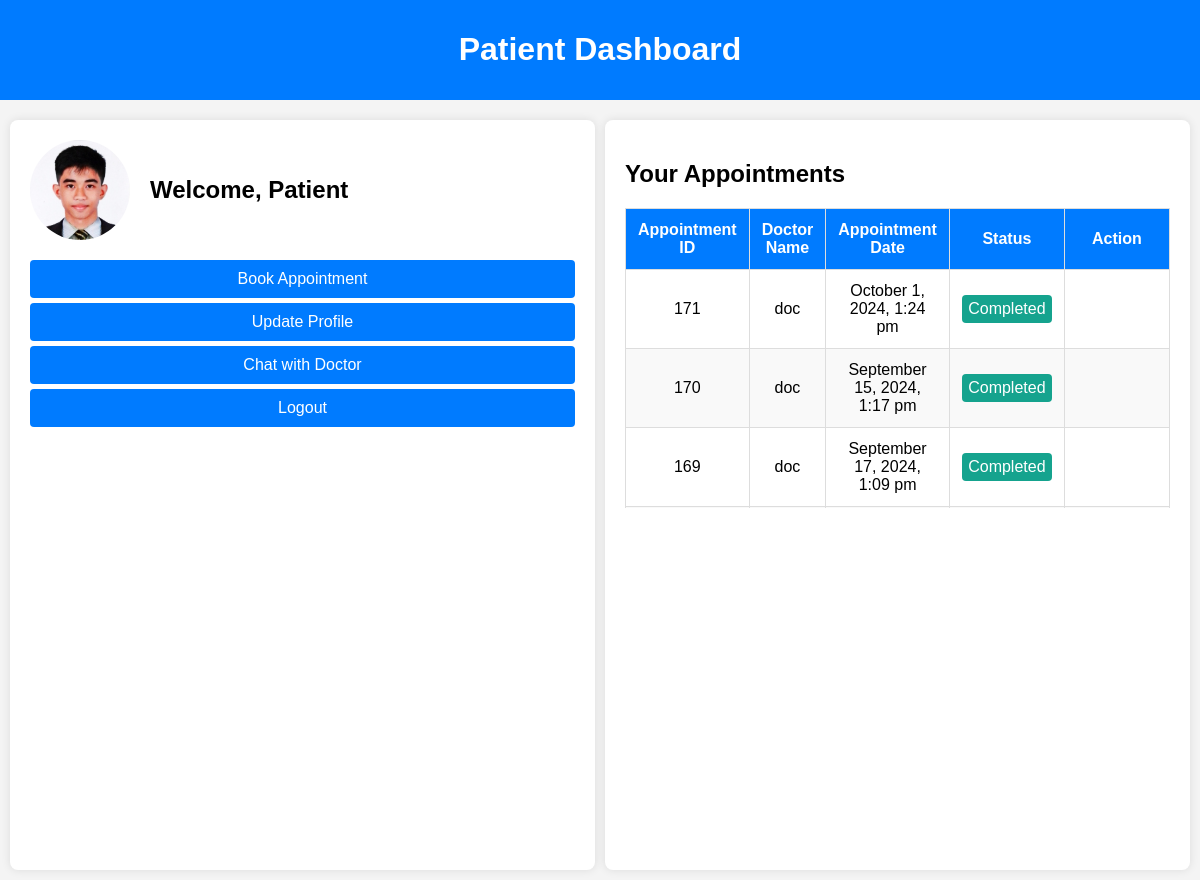
Screenshot of /user/patient_dashboard.php (signed in) with the database file from the repository.
### tables this page shows
CREATE TABLE `users` (
  `id` int(11) NOT NULL,
  `name` varchar(255) NOT NULL,
  `email` varchar(255) NOT NULL,
  `email_verified` tinyint(1) DEFAULT 0,
  `password` varchar(255) NOT NULL,
  `user_type` enum('admin','doctor','patient') NOT NULL,
  `created_at` timestamp NOT NULL DEFAULT current_timestamp(),
  `updated_at` timestamp NOT NULL DEFAULT current_timestamp() ON UPDATE current_timestamp(),
  `image` varchar(255) DEFAULT 'default_images/default.jpg'
);

CREATE TABLE `appointments` (
  `id` int(11) NOT NULL,
  `patient_id` int(11) NOT NULL,
  `doctor_id` int(11) NOT NULL,
  `appointment_date` datetime NOT NULL,
  `status` enum('Pending','Completed','Cancelled','Approved') DEFAULT 'Pending',
  `created_at` timestamp NOT NULL DEFAULT current_timestamp(),
  `updated_at` timestamp NOT NULL DEFAULT current_timestamp() ON UPDATE current_timestamp(),
  `patient_name` varchar(255) DEFAULT NULL,
  `doctor_name` varchar(255) DEFAULT NULL
);

CREATE TABLE `doctors` (
  `id` int(11) NOT NULL,
  `user_id` int(11) NOT NULL,
  `specialization` varchar(255) DEFAULT NULL,
  `availability_schedule` text DEFAULT NULL,
  `created_at` timestamp NOT NULL DEFAULT current_timestamp(),
  `updated_at` timestamp NOT NULL DEFAULT current_timestamp() ON UPDATE current_timestamp(),
  `name` varchar(255) DEFAULT NULL
);

### user/patient_dashboard.php (the view, shortened to what this page needs)
<?php
include '../db.php';
$patient_id = $_SESSION['user_id'];
$stmt = $pdo->prepare("SELECT image FROM users WHERE id = ?");
$stmt->execute([$patient_id]);
$patient = $stmt->fetch();
$profile_image = !empty($patient['image']) ? $patient['image'] : 'default.jpg';
$stmt = $pdo->prepare("
    SELECT a.id AS appointment_id, d.name AS doctor_name, a.appointment_date, a.status
    FROM appointments a
    JOIN doctors d ON a.doctor_id = d.id
    JOIN patients p ON a.patient_id = p.id
    WHERE p.user_id = ?
    ORDER BY a.id DESC
");
$stmt->execute([$patient_id]);
$appointments = $stmt->fetchAll();
?>
<!DOCTYPE html>
<html lang="en">
<head>
</head>
<body>
<div class="navbar">
    <h1>Patient Dashboard</h1>
</div>
<div class="container">
    <div class="profile-section">
        <div class="profile-card">
            <img src="../uploads/<?php echo htmlspecialchars($profile_image); ?>" alt="Profile Image">
            <div>
                <h1>Welcome, Patient</h1>
            </div>
        </div>
        <div class="dashboard-links">
            <a href="book_appointment.php">Book Appointment</a>
            <a href="update_profile.php">Update Profile</a>
            <a href="chat_doctor.php">Chat with Doctor</a>
            <a href="../logout.php">Logout</a>
        </div>
    </div>
    <div class="appointments-section">
        <div class="card">
            <h2>Your Appointments</h2>
            <div class="table-wrapper">
                <table>
                    <thead>
                        <tr>
                            <th>Appointment ID</th>
                            <th>Doctor Name</th>
                            <th>Appointment Date</th>
                            <th>Status</th>
                            <th class="action-column">Action</th>
                        </tr>
                    </thead>
                    <tbody>
                        <?php if (!empty($appointments)): ?>
                            <?php foreach ($appointments as $appointment): ?>
                                <tr>
                                    <td><?php echo htmlspecialchars($appointment['appointment_id']); ?></td>
                                    <td><?php echo htmlspecialchars($appointment['doctor_name']); ?></td>
                                    <td><?php echo htmlspecialchars(date('F j, Y, g:i a', strtotime($appointment['appointment_date']))); ?></td>
                                    <td><span class="status <?php echo htmlspecialchars($appointment['status']); ?>"><?php echo htmlspecialchars($appointment['status']); ?></span></td>
                                    <td class="action-column">
                                    </td>
                                </tr>
                            <?php endforeach; ?>
                        <?php else: ?>
                            <tr>
                                <td colspan="5" style="text-align: center;">No appointments found.</td>
                            </tr>
                        <?php endif; ?>
                    </tbody>
                </table>
            </div>
        </div>
    </div>
</div>
</body>
</html>

### user/patient_dashboard.php (style rules this page uses)
body { font-family: Arial, sans-serif; background-color: #f4f4f4; margin: 0; padding: 0; height: 100vh; overflow: hidden; }
.navbar { background-color: #007bff; padding: 10px; color: white; text-align: center; margin-bottom: 10px; }
.container { display: flex; height: calc(100vh - 50px); padding: 10px; gap: 10px; overflow-y: auto; }
.profile-section, .appointments-section { flex: 1; background: #fff; border-radius: 8px; box-shadow: 0 0 10px rgba(0, 0, 0, 0.1); padding: 20px; overflow-y: auto; }
.profile-card { display: flex; align-items: center; margin-bottom: 20px; }
.profile-card img { border-radius: 50%; width: 100px; height: 100px; object-fit: cover; margin-right: 20px; }
.profile-card h1 { margin: 0; font-size: 1.5em; }
.dashboard-links a { display: block; padding: 10px; margin: 5px 0; background: #007bff; color: white; text-decoration: none; border-radius: 4px; text-align: center; transition: background-color 0.3s; }
.card { margin-top: 20px; }
.table-wrapper { margin-top: 10px; max-height: 300px; overflow-y: auto; }
table { width: 100%; border-collapse: collapse; border: 1px solid #ddd; }
th, td { padding: 12px; text-align: center; border: 1px solid #ddd; }
th { background-color: #007bff; color: white; font-weight: bold; }
tr:nth-child(even) { background-color: #f9f9f9; }
.status { display: inline-block; padding: 5px; border-radius: 4px; color: white; min-width: 80px; }
.status.Completed { background-color: #15a38e; }
.action-column { width: 120px; }

### rows the page displays
users: image (picture)
appointments: id "171", doctor.name "doc", appointment_date "October 1, 2024, 1:24 pm", status "Completed"
appointments: id "170", doctor.name "doc", appointment_date "September 15, 2024, 1:17 pm", status "Completed"
appointments: id "169", doctor.name "doc", appointment_date "September 17, 2024, 1:09 pm", status "Completed"
